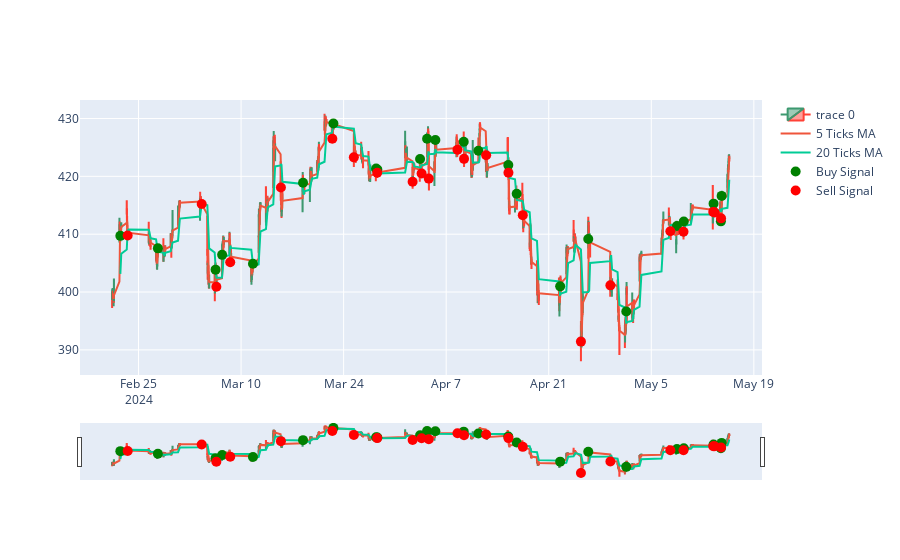

This figure's notebook cell:
### Code cell
# calculate profit and loss

msft_data['buy_price'] = np.where(msft_data['signal'] == 1, msft_data['Close'], np.nan)
msft_data['sell_price'] = np.where(msft_data['signal'] == -1, msft_data['Close'], np.nan)

msft_data['buy_price'] = msft_data['buy_price'].ffill()
msft_data['sell_price'] = msft_data['sell_price'].ffill()

msft_data['PnL'] = msft_data['sell_price'] - msft_data['buy_price']

print(msft_data['PnL'].sum())

# plot the profit and loss

fig = go.Figure(data=[go.Candlestick(x=msft_data.index,
                open=msft_data['Open'],
                high=msft_data['High'],
                low=msft_data['Low'],
                close=msft_data['Close'])])

fig.add_trace(go.Scatter(x=msft_data.index, y=msft_data['Close'].rolling(window=5).mean(), name='5 Ticks MA'))
fig.add_trace(go.Scatter(x=msft_data.index, y=msft_data['Close'].rolling(window=20).mean(), name='20 Ticks MA'))

buy_signals = msft_data[msft_data['signal'] == 1]
sell_signals = msft_data[msft_data['signal'] == -1]

fig.add_trace(go.Scatter(x=buy_signals.index, y=buy_signals['Close'], mode='markers', marker=dict(color='green', size=10), name='Buy Signal'))
fig.add_trace(go.Scatter(x=sell_signals.index, y=sell_signals['Close'], mode='markers', marker=dict(color='red', size=10), name='Sell Signal'))

fig.show()

### Figure 1 — Plotly figure (JSON) as saved in the notebook; plotly's stock layout.template omitted (floating-point values rounded to 4 significant figures; data arrays with more than 128 entries replaced by an {"elided": "..."} marker saying what was removed)
{"data": [{"close": {"elided": "780 float values"}, "high": {"elided": "780 float values"}, "low": {"elided": "780 float values"}, "open": {"elided": "780 float values"}, "type": "candlestick", "x": {"elided": "780 str values"}}, {"name": "5 Ticks MA", "type": "scatter", "x": {"elided": "780 str values"}, "y": {"elided": "780 float values"}}, {"name": "20 Ticks MA", "type": "scatter", "x": {"elided": "780 str values"}, "y": {"elided": "780 float values"}}, {"marker": {"color": "green", "size": 10}, "mode": "markers", "name": "Buy Signal", "type": "scatter", "x": ["2024-02-22T12:30:00-05:00", "2024-02-27T15:30:00-05:00", "2024-03-06T12:30:00-05:00", "2024-03-07T10:00:00-05:00", "2024-03-11T15:00:00-04:00", "2024-03-18T11:00:00-04:00", "2024-03-22T14:30:00-04:00", "2024-03-28T10:30:00-04:00", "2024-03-28T14:30:00-04:00", "2024-04-03T10:30:00-04:00", "2024-04-04T09:30:00-04:00", "2024-04-05T12:30:00-04:00", "2024-04-09T09:30:00-04:00", "2024-04-11T09:30:00-04:00", "2024-04-15T11:30:00-04:00", "2024-04-16T15:00:00-04:00", "2024-04-22T13:30:00-04:00", "2024-04-26T09:30:00-04:00", "2024-05-01T14:00:00-04:00", "2024-05-08T12:00:00-04:00", "2024-05-09T10:30:00-04:00", "2024-05-13T12:00:00-04:00", "2024-05-14T12:00:00-04:00", "2024-05-14T14:30:00-04:00"], "y": [409.7, 407.5, 403.9, 406.4, 404.9, 418.9, 429.1, 421.4, 421.2, 423, 426.5, 426.3, 426.0, 424.4, 421.9, 417.0, 401.0, 409.2, 396.6, 411.4, 412.2, 415.3, 412.2, 416.6]}, {"marker": {"color": "red", "size": 10}, "mode": "markers", "name": "Sell Signal", "type": "scatter", "x": ["2024-02-23T12:30:00-05:00", "2024-03-04T15:00:00-05:00", "2024-03-06T15:00:00-05:00", "2024-03-08T12:30:00-05:00", "2024-03-15T10:30:00-04:00", "2024-03-22T11:00:00-04:00", "2024-03-25T09:30:00-04:00", "2024-03-28T14:00:00-04:00", "2024-04-02T10:00:00-04:00", "2024-04-03T15:30:00-04:00", "2024-04-04T15:00:00-04:00", "2024-04-08T13:00:00-04:00", "2024-04-09T10:30:00-04:00", "2024-04-12T11:00:00-04:00", "2024-04-15T12:00:00-04:00", "2024-04-17T11:00:00-04:00", "2024-04-25T09:30:00-04:00", "2024-04-29T10:00:00-04:00", "2024-05-07T14:30:00-04:00", "2024-05-09T09:30:00-04:00", "2024-05-13T11:00:00-04:00", "2024-05-13T15:30:00-04:00", "2024-05-14T12:30:00-04:00"], "y": [409.8, 415.2, 400.9, 405.1, 418.1, 426.5, 423.3, 420.6, 419.1, 420.5, 419.6, 424.6, 423.0, 423.6, 420.6, 413.3, 391.4, 401.2, 410.5, 410.4, 413.9, 413.8, 412.7]}], "layout": {}}
